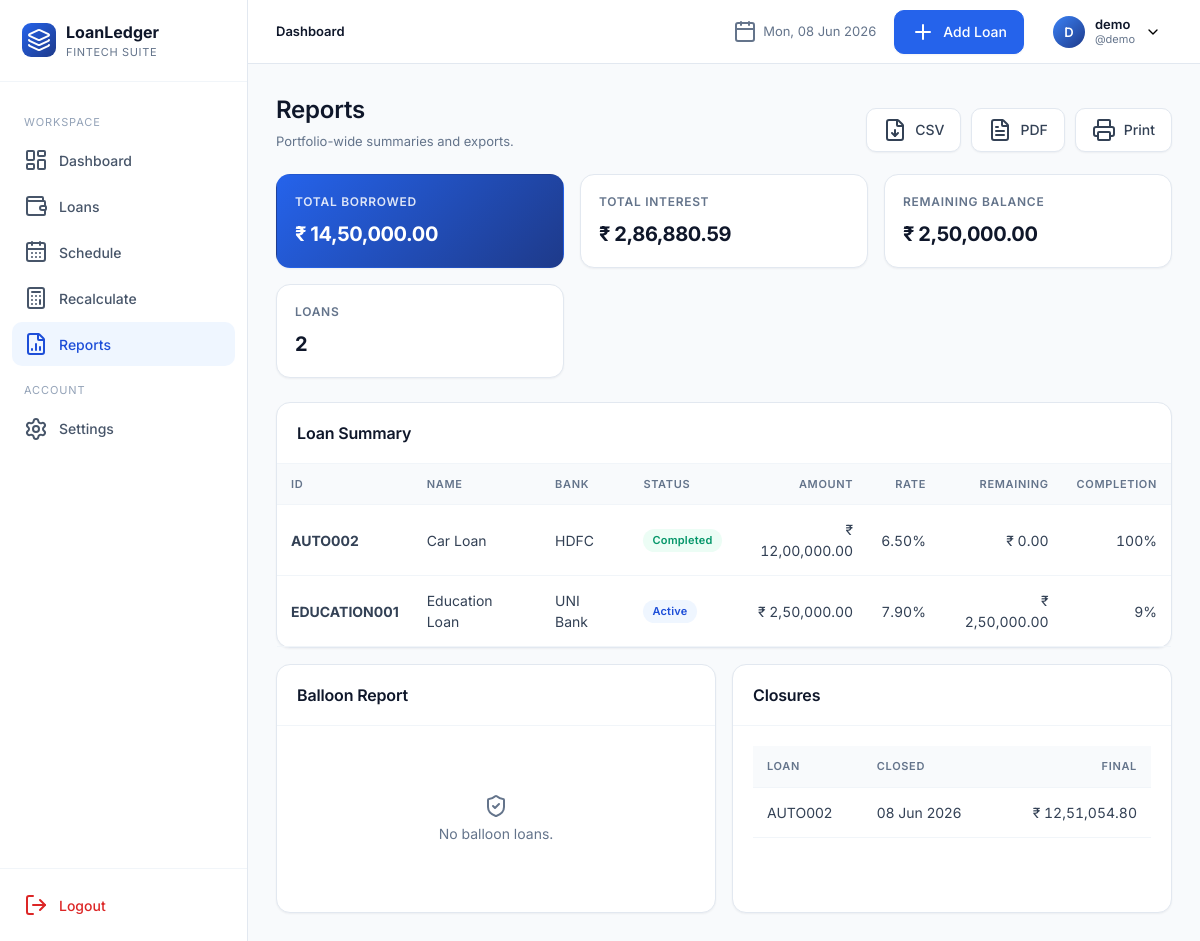
/reports/ (signed in), run on an earlier commit of the app's database.
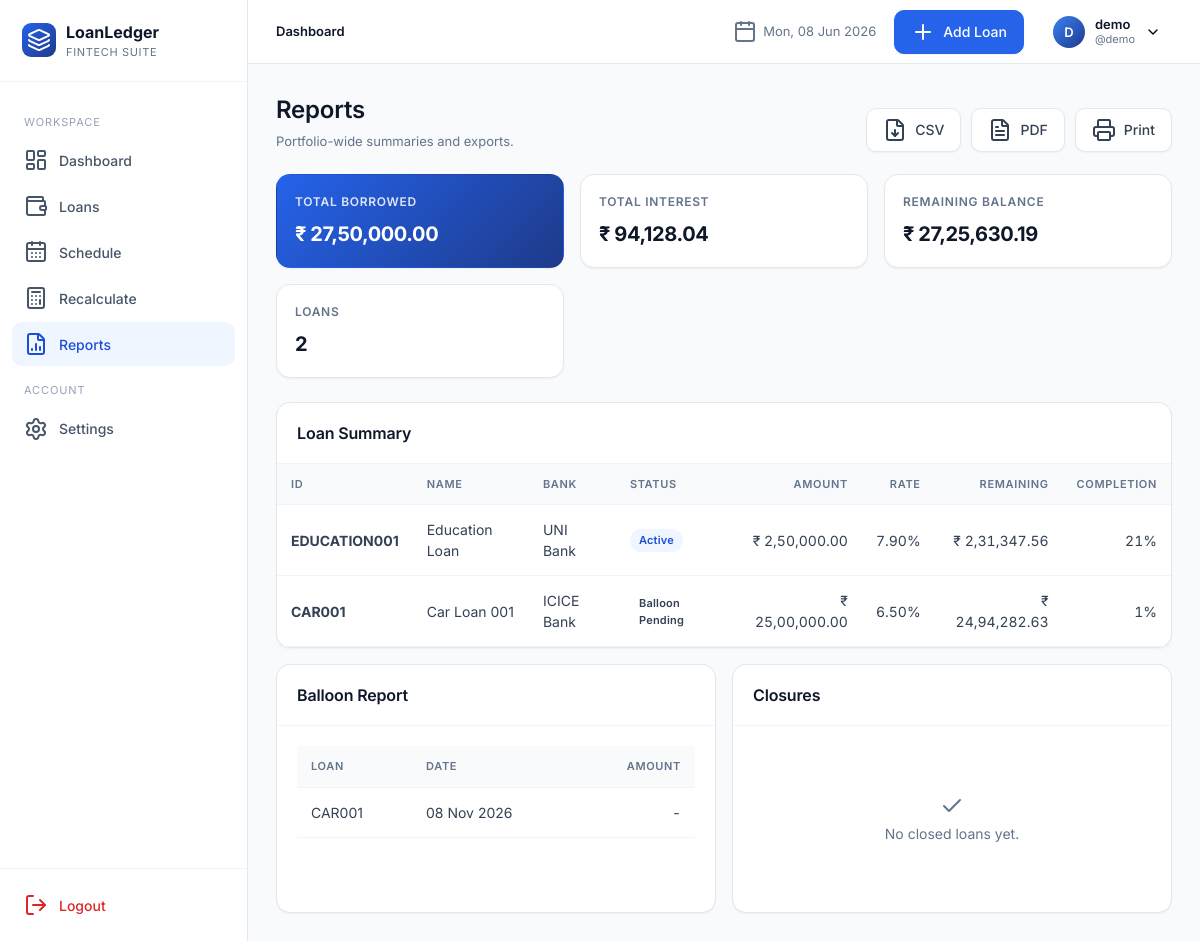
And on a later commit of the database.
### app/models.py (models this page shows, shortened)
class User(UserMixin, db.Model):
    __tablename__ = "users"
    id = db.Column(db.Integer, primary_key=True)
    full_name = db.Column(db.String(120), nullable=False)
    username = db.Column(db.String(64), unique=True, nullable=False, index=True)
    email = db.Column(db.String(160), unique=True, nullable=False, index=True)
    password_hash = db.Column(db.String(256), nullable=False)
    preferred_currency = db.Column(db.String(8), default="INR")
    preferred_date_format = db.Column(db.String(20), default="%d %b %Y")
    created_at = db.Column(db.DateTime, default=datetime.utcnow)
    loans = db.relationship("Loan", backref="owner", lazy="dynamic", cascade="all, delete-orphan")

class Loan(db.Model):
    __tablename__ = "loans"
    id = db.Column(db.Integer, primary_key=True)
    user_id = db.Column(db.Integer, db.ForeignKey("users.id"), nullable=False, index=True)
    loan_id = db.Column(db.String(40), nullable=False, index=True)  # manual unique per user
    loan_name = db.Column(db.String(120), nullable=False)
    loan_category = db.Column(db.String(50), nullable=False, default="Personal")
    bank_name = db.Column(db.String(120), nullable=False)
    loan_amount = db.Column(db.Float, nullable=False)
    interest_rate = db.Column(db.Float, nullable=False)  # annual %
    down_payment = db.Column(db.Float, default=0)
    custom_emi = db.Column(db.Float, nullable=True)
    start_date = db.Column(db.Date, nullable=False)
    tenure_months = db.Column(db.Integer, nullable=False)
    loan_status = db.Column(db.String(20), default="Active", index=True)
    remaining_balance = db.Column(db.Float, default=0)
    completion_percentage = db.Column(db.Float, default=0)
    is_archived = db.Column(db.Boolean, default=False, index=True)
    balloon_date = db.Column(db.Date, nullable=True)
    balloon_amount = db.Column(db.Float, nullable=True)
    notes = db.Column(db.Text)
    closed_at = db.Column(db.DateTime, nullable=True)
    final_amount = db.Column(db.Float, nullable=True)
    closure_notes = db.Column(db.Text, nullable=True)
    created_at = db.Column(db.DateTime, default=datetime.utcnow)
    updated_at = db.Column(db.DateTime, default=datetime.utcnow, onupdate=datetime.utcnow)
    schedules = db.relationship("Schedule", backref="loan", lazy="dynamic",
                                cascade="all, delete-orphan", order_by="Schedule.month_index")
    __table_args__ = (db.UniqueConstraint("user_id", "loan_id", name="uq_user_loanid"),)

### app/blueprints/reports.py (the view)
@reports_bp.route("/")
@login_required
def index():
    loans = current_user.loans.filter_by(is_archived=False).all()
    total_borrowed = sum(l.loan_amount for l in loans)
    total_remaining = sum(l.remaining_balance for l in loans)
    total_interest = sum(s.interest for l in loans for s in l.schedules)
    balloons = [l for l in loans if l.balloon_date]
    closures = [l for l in loans if l.loan_status == "Completed"]
    return render_template("reports/index.html", loans=loans,
                           total_borrowed=total_borrowed, total_remaining=total_remaining,
                           total_interest=total_interest, balloons=balloons, closures=closures)

### app/utils.py (called while the page is built)
def format_date(d, fmt=None):
    if not d:
        return "-"
    if fmt is None and current_user and current_user.is_authenticated:
        fmt = current_user.preferred_date_format or "%d %b %Y"
    fmt = fmt or "%d %b %Y"
    try:
        return d.strftime(fmt)
    except Exception:
        return str(d)

### app/templates/reports/index.html (shortened to what this page needs)
{% extends "base.html" %}
{% block content %}
<div class="page-header">
  <div class="title-block"><h1>Reports</h1><div class="sub">Portfolio-wide summaries and exports.</div></div>
  <div class="actions">
    <a href="{{ url_for('reports.export_csv') }}" class="btn secondary"><i data-lucide="file-down"></i> CSV</a>
    <a href="{{ url_for('reports.export_pdf') }}" class="btn secondary"><i data-lucide="file-text"></i> PDF</a>
    <a href="{{ url_for('reports.print_view') }}" class="btn secondary" target="_blank"><i data-lucide="printer"></i> Print</a>
  </div>
</div>
<div class="kpi-grid">
  <div class="kpi accent"><div class="label">Total Borrowed</div><div class="value">{{ total_borrowed|money }}</div></div>
  <div class="kpi"><div class="label">Total Interest</div><div class="value">{{ total_interest|money }}</div></div>
  <div class="kpi"><div class="label">Remaining Balance</div><div class="value">{{ total_remaining|money }}</div></div>
  <div class="kpi"><div class="label">Loans</div><div class="value">{{ loans|length }}</div></div>
</div>
<div class="card" style="margin-bottom:16px">
  <div class="card-header"><h3>Loan Summary</h3></div>
  <div class="table-wrap">
    <table class="tbl">
      <thead><tr><th>ID</th><th>Name</th><th>Bank</th><th>Status</th><th class="num">Amount</th><th class="num">Rate</th><th class="num">Remaining</th><th class="num">Completion</th></tr></thead>
      <tbody>{% for l in loans %}
        <tr><td><strong>{{ l.loan_id }}</strong></td><td>{{ l.loan_name }}</td><td>{{ l.bank_name }}</td>
            <td><span class="badge {{ l.loan_status.replace(' ','') }}">{{ l.loan_status }}</span></td>
            <td class="num">{{ l.loan_amount|money }}</td><td class="num">{{ '%.2f'|format(l.interest_rate) }}%</td>
            <td class="num">{{ l.remaining_balance|money }}</td><td class="num">{{ '%.0f'|format(l.completion_percentage) }}%</td></tr>
      {% endfor %}</tbody>
    </table>
  </div>
</div>
<div class="grid grid-2">
  <div class="card">
    <div class="card-header"><h3>Balloon Report</h3></div>
    <div class="card-body">
      {% if balloons %}
      <table class="tbl"><thead><tr><th>Loan</th><th>Date</th><th class="num">Amount</th></tr></thead>
      <tbody>{% for l in balloons %}<tr><td>{{ l.loan_id }}</td><td>{{ l.balloon_date|fdate }}</td><td class="num">{{ l.balloon_amount|money }}</td></tr>{% endfor %}</tbody></table>
      {% else %}<div class="empty"><i data-lucide="shield-check"></i><p>No balloon loans.</p></div>{% endif %}
    </div>
  </div>
  <div class="card">
    <div class="card-header"><h3>Closures</h3></div>
    <div class="card-body">
      {% if closures %}
      <table class="tbl"><thead><tr><th>Loan</th><th>Closed</th><th class="num">Final</th></tr></thead>
      <tbody>{% for l in closures %}<tr><td>{{ l.loan_id }}</td><td>{{ l.closed_at|fdate }}</td><td class="num">{{ l.final_amount|money }}</td></tr>{% endfor %}</tbody></table>
      {% else %}<div class="empty"><i data-lucide="check"></i><p>No closed loans yet.</p></div>{% endif %}
    </div>
  </div>
</div>
{% endblock %}

### app/templates/_topnav.html (shortened to what this page needs)
<header class="topnav">
  <div class="crumbs">
    {% block crumbs %}<strong>Dashboard</strong>{% endblock %}
  </div>
  <div class="date"><i data-lucide="calendar"></i> {{ now.strftime('%a, %d %b %Y') }}</div>
  {% if request.endpoint and not request.endpoint.startswith('settings.') %}
    <a href="{{ url_for('loans.add') }}" class="btn"><i data-lucide="plus"></i> Add Loan</a>
  {% endif %}
  <div class="profile">
    <button class="profile-btn">
      <div class="avatar">{{ current_user.full_name[:1]|upper }}</div>
      <div style="text-align:left;line-height:1.2">
        <div style="font-weight:600;font-size:13px;color:var(--slate-900)">{{ current_user.full_name }}</div>
        <div style="font-size:11px;color:var(--slate-500)">@{{ current_user.username }}</div>
      </div>
      <i data-lucide="chevron-down" style="width:16px;height:16px"></i>
    </button>
  </div>
</header>

What changed in the data, as far as the page shows it:
no longer on this page (row edited): Loan: loan_id "AUTO002", loan_name "Car Loan", bank_name "HDFC", loan_status "Completed", loan_amount "₹ 12,00,000.00", interest_rate "6.50", remaining_balance "₹ 0.00", completion_percentage "100", closed_at|fdate "08 Jun 2026", final_amount "₹ 12,51,054.80"
computed for User "demo": preferred_currency "₹ 14,50,000.00" → "₹ 27,50,000.00"; preferred_currency "₹ 2,86,880.59" → "₹ 94,128.04"; preferred_currency "₹ 2,50,000.00" → "₹ 27,25,630.19"
changed Loan "EDUCATION001": remaining_balance "₹ 2,50,000.00" → "₹ 2,31,347.56"; completion_percentage "9" → "21"
added Loan: loan_id "CAR001", loan_name "Car Loan 001", bank_name "ICICE Bank", loan_status "Balloon Pending", loan_amount "₹ 25,00,000.00", interest_rate "6.50", remaining_balance "₹ 24,94,282.63", completion_percentage "1", balloon_date|fdate "08 Nov 2026", balloon_amount "-"
Also different on the page:
text no longer shown: "No balloon loans. CLOSED FINAL"
text now shown: "DATE AMOUNT No closed loans yet."
